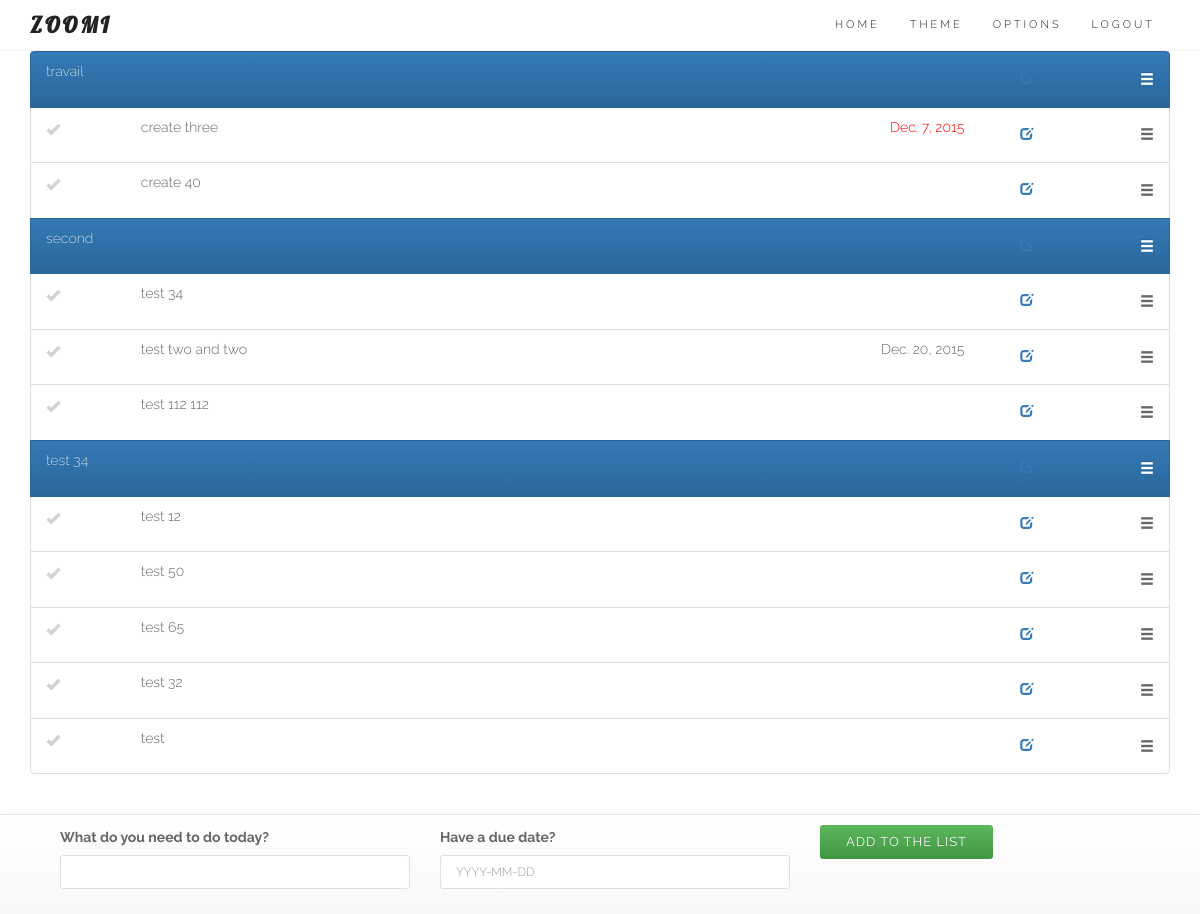
The app's page / (signed in), older data.
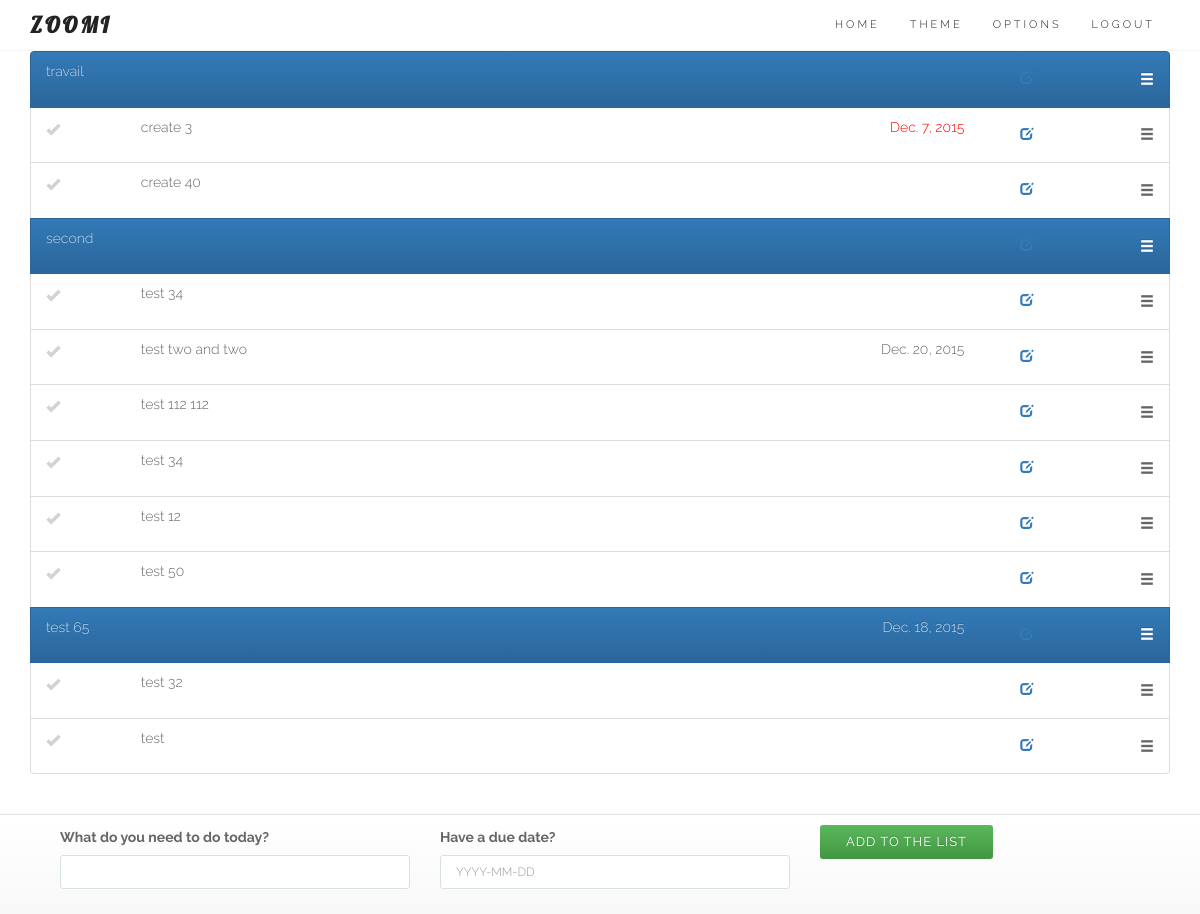
The same page, newer data.
### core/models.py (models this page shows, shortened)
class Entry(models.Model):
	user = models.ForeignKey(User)
	name = models.CharField(max_length=50)
	data = models.CharField(max_length=200, blank=True)
	order = models.IntegerField(default=1000)
	duedate = models.DateField(null=True, blank=True)
	done = models.BooleanField(default=False) # 0 = to do / 1 = completed
	impediment = models.BooleanField(default=False) # 0 = No / 1 = Yes
	transfered = models.BooleanField(default=False) # 0 = No / 1 = Yes = no longer in your List
	assignees = models.ManyToManyField(User, related_name='assignees',blank=True)
	section = models.BooleanField(default=False) # 0 = No / 1 = Yes
	created_at = models.DateTimeField(auto_now_add=True)
	class Meta:
		ordering = ['order']
		verbose_name_plural = "entries"
	def __str__(self):
		return str(self.name)
	def update_modal_entry_url(self):
		return reverse (viewname="entrymodal", args=[self.id])

### core/views.py (the view, shortened to what this page needs)
# urls.py: url(r'^$', login_required(coreviews.EntryListAppendViewBS.as_view()), name='entrylistBS'), # Bootstrap test
class EntryListAppendViewBS(ListAppendView):
	model = coremodels.Entry
	template_name = 'entry/listBS.html'
	context_object_name = 'entry'
	def get_queryset(self):
		return coremodels.Entry.objects.filter(Q(user=self.request.user, transfered=0) | Q(assignees=self.request.user), done=False).order_by('order')

### core/models.py
class EntryCreateForm(ModelForm):
	class Meta:
		model = Entry
		fields = ['name','duedate'] # the form on the homepage
	def __init__(self, *args, **kwargs): # current_business, as parameter (cf Creeam)
		super(EntryCreateForm, self).__init__(*args, **kwargs)
		self.fields['name'].label = "What do you need to do today?"
		self.fields['duedate'].label = "Have a due date?"
		self.fields['duedate'].widget.attrs['placeholder'] = "YYYY-MM-DD"
		self.fields['name'].widget.attrs['autofocus'] = "on"

### core/models.py (called while the page is built)
	def get(self, request, *args, **kwargs):
		self.object_list = self.get_queryset()
		allow_empty = self.get_allow_empty()
		if not allow_empty and len(self.object_list) == 0:
			raise Http404(_(u"Empty list and '%(class_name)s.allow_empty' is False.")
							% {'class_name': self.__class__.__name__})
		self.object = None
		form_class = self.get_form_class()
		form = self.get_form(form_class)
		context = self.get_context_data(object_list=self.object_list, form=form)
		return self.render_to_response(context)

### templates/entry/listBS.html (shortened to what this page needs)
{% extends "base/theme.html" %}
{% load sitegate %}
{% load staticfiles %}
{% block content %}
<link rel="stylesheet" href="{% static "css/zoomi.css" %}">
<section id="services">
	<div class="container">
		<div class="row ">
			<div class="col-lg-12 text-center">
						<ul id="todo_list_BS">
						   	{% for objects in object_list %}
									{% include 'entry/detailsBS.html' %}
							{% endfor %}
						</ul>
			</div>
		</div>
	</div>
</section>
{% endblock %}
{% block footer %}
	<footer class="navbar navbar-default navbar-fixed-bottom">
		<div class="container">
			{% include 'entry/create.html' %}
		</div>
	</footer>
{% endblock %}

### templates/entry/detailsBS.html
								<li id="entry_{{ objects.id }}" class="list-group-item {% if objects.section == 1 %}active{% endif %}">
								  	<div class="row">
										<div class="{% if objects.section == 1 %}hidden-xs hidden-sm hidden-md{% else %}col-xs-1 col-sm-1 col-md-1{% endif %}">
								   			<span class="{% if objects.section == 0 %}glyphicon glyphicon-ok entrycheckmark{% endif %} {% if objects.done == 1 %}completed{% else %}todo{% endif %}" onclick="EntryComplete({{ objects.id }})"> </span>
								   		</div>
								   		<div class="col-xs-8 col-sm-6 col-md-6 text-left">
								   			<p class="list-group-item-text">{{ objects }}</p>
								   		</div>
								   		{% if objects.section == 1 %}
											<div class="col-xs-1 col-sm-1 col-md-1"></div>
										{% endif %}
								   		<div class="hidden-xs col-sm-3 col-md-3 text-right">
								   			<p class="list-group-item-text">
										        {% if objects.duedate %}
										            <span class="
										                {% if objects.duedate|timesince >= "1 min" %}
										                overdue
										                {% endif %}
										                ">
										                {{ objects.duedate }}
										            </span>
										        {% endif %}
								   			</p>
									    </div>
								   		<div class="col-xs-1 col-sm-1 col-md-1 text-right">
								   			<button type="button" class="btn btn-link" data-toggle="modal" data-toload="{{ objects.update_modal_entry_url }}" data-backdrop="true" data-target="#editModal">
												<span class="glyphicon glyphicon-edit editor">
								   			</button>
									    </div>
								   		<div class="hidden-xs col-sm-1 col-md-1 text-right">
								   			<span class="glyphicon glyphicon-menu-hamburger selector">
									    </div>
									</div>
								</li>

Row changes from the older to the newer data that the page shows:
changed Entry: name "create three" → "create 3"
changed Entry (number 8 of 13 on the later page): section True → False (drawn)
changed Entry "test 65": section False → True (drawn); duedate (not shown) → "Dec. 18, 2015"
